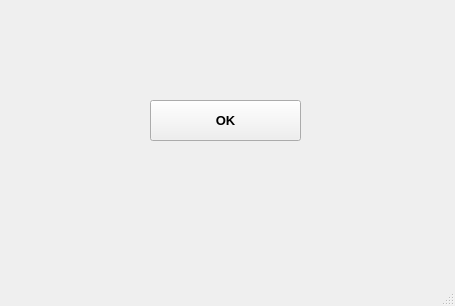
<?xml version="1.0" encoding="UTF-8"?>
<ui version="4.0">
 <class>MainWindow</class>
 <widget class="QMainWindow" name="MainWindow">
  <property name="geometry">
   <rect>
    <x>0</x>
    <y>0</y>
    <width>455</width>
    <height>306</height>
   </rect>
  </property>
  <property name="windowTitle">
   <string>MainWindow</string>
  </property>
  <property name="unifiedTitleAndToolBarOnMac">
   <bool>false</bool>
  </property>
  <widget class="QWidget" name="centralwidget">
   <widget class="QPushButton" name="pushButton">
    <property name="geometry">
     <rect>
      <x>150</x>
      <y>100</y>
      <width>151</width>
      <height>41</height>
     </rect>
    </property>
    <property name="font">
     <font>
      <pointsize>10</pointsize>
      <weight>75</weight>
      <bold>true</bold>
     </font>
    </property>
    <property name="text">
     <string>OK</string>
    </property>
   </widget>
  </widget>
  <widget class="QMenuBar" name="menubar">
   <property name="geometry">
    <rect>
     <x>0</x>
     <y>0</y>
     <width>455</width>
     <height>21</height>
    </rect>
   </property>
  </widget>
  <widget class="QStatusBar" name="statusbar"/>
 </widget>
 <resources/>
 <connections/>
</ui>
